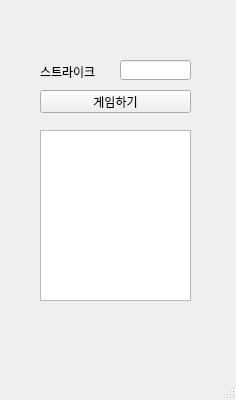
<?xml version="1.0" encoding="UTF-8"?>
<ui version="4.0">
 <class>MainWindow</class>
 <widget class="QMainWindow" name="MainWindow">
  <property name="geometry">
   <rect>
    <x>0</x>
    <y>0</y>
    <width>236</width>
    <height>400</height>
   </rect>
  </property>
  <property name="windowTitle">
   <string>MainWindow</string>
  </property>
  <widget class="QWidget" name="centralwidget">
   <widget class="QLabel" name="lbl">
    <property name="geometry">
     <rect>
      <x>40</x>
      <y>62</y>
      <width>71</width>
      <height>20</height>
     </rect>
    </property>
    <property name="text">
     <string>스트라이크</string>
    </property>
   </widget>
   <widget class="QLineEdit" name="le">
    <property name="geometry">
     <rect>
      <x>120</x>
      <y>60</y>
      <width>71</width>
      <height>20</height>
     </rect>
    </property>
   </widget>
   <widget class="QPushButton" name="pb">
    <property name="geometry">
     <rect>
      <x>40</x>
      <y>90</y>
      <width>151</width>
      <height>23</height>
     </rect>
    </property>
    <property name="text">
     <string>게임하기</string>
    </property>
   </widget>
   <widget class="QTextEdit" name="te">
    <property name="geometry">
     <rect>
      <x>40</x>
      <y>130</y>
      <width>151</width>
      <height>171</height>
     </rect>
    </property>
   </widget>
  </widget>
  <widget class="QMenuBar" name="menubar">
   <property name="geometry">
    <rect>
     <x>0</x>
     <y>0</y>
     <width>236</width>
     <height>21</height>
    </rect>
   </property>
  </widget>
  <widget class="QStatusBar" name="statusbar"/>
 </widget>
 <resources/>
 <connections/>
</ui>
